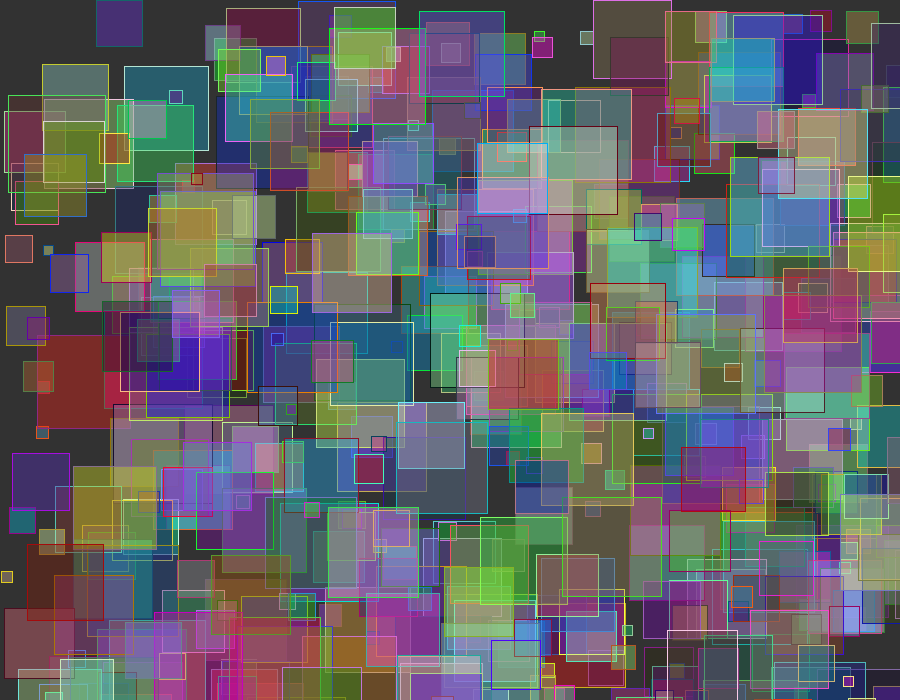
Frame 1 (no input)
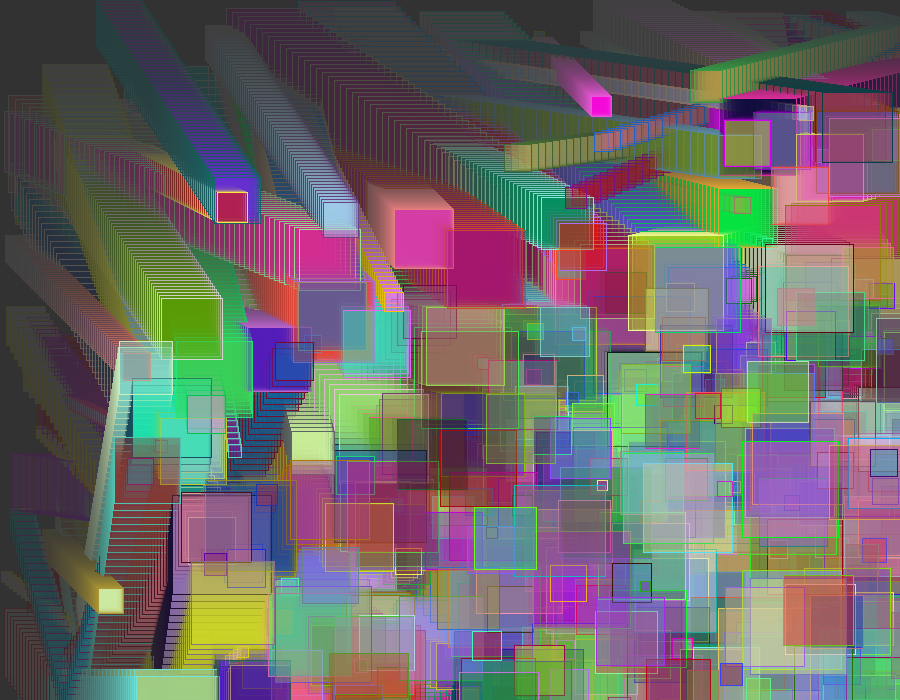
Frame 60 (the mouse pressed at the canvas centre just before this capture)
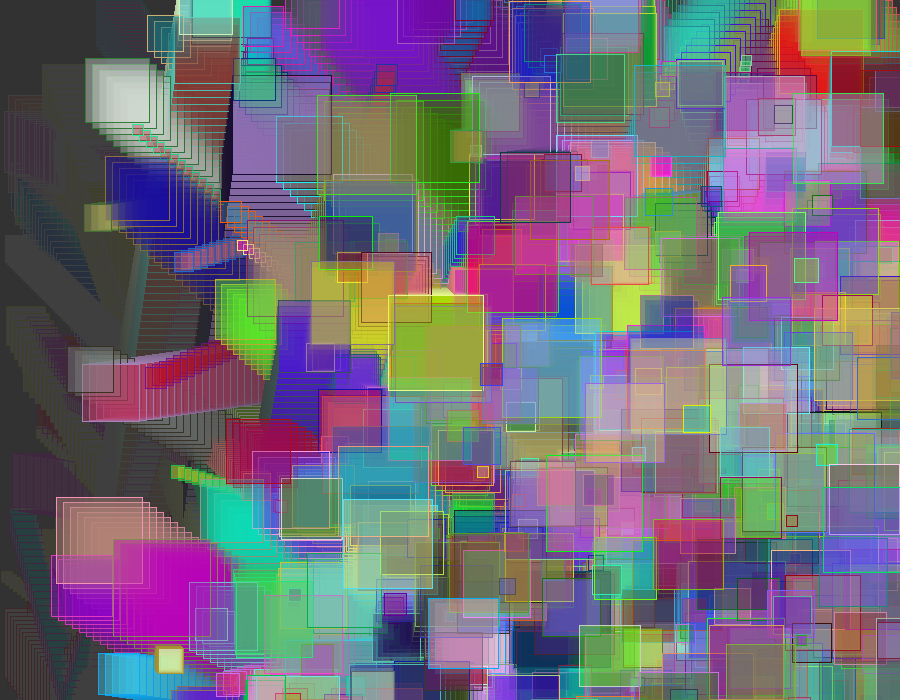
Frame 120 (the mouse held since frame 60 and released just before this capture)

The Processing sketch that drew these frames (run headless with seeded random() and noise(); from frame 60 on, the mouse is pressed at the canvas centre):

// Processing sketch: processing_77077
// ── processing_77077.pde

//Sarah Anderson, seanders
//hw11
//Copywrite Sarah Anderson at CMU 2012

final int max = 500;

//arrays
int [] boxX;
int [] boxY;
int [] boxSize;
int [] xSpeed;
int [] ySpeed;
int [] colors;
int [] strokes;

void setup(){
  size(900,700);
  background(50);
  smooth();
  boxX = new int [max];
  boxY = new int [max];
  boxSize = new int [max];
  xSpeed = new int [max];
  ySpeed = new int [max];
  colors = new int [max];
  strokes = new int [max];
  
  getColor();
  getArray(boxX, 0,width);
  getArray(boxY, 0, height);
  getArray(boxSize, 10, 100);
  getArray(xSpeed, 1, 8);
  getArray(ySpeed, 1, 8);
}

void draw(){
  setupWindow();  
  drawBoxes();
  moveBoxes();
}

void moveBoxes(){
  for (int i=0; i<max; i++){
    boxX[i]+= xSpeed[i];
    if(boxX[i]+ (boxSize[i]/2) > width || boxX[i]+ (boxSize[i]/2) < 0){
      xSpeed[i]= -xSpeed[i];  
    }
    boxY[i]+=ySpeed[i];
    if(boxY[i]+ (boxSize[i]/2) > height || boxY[i]+ (boxSize[i]/2) < 0){
      ySpeed[i]= -ySpeed[i];  
    }
  }  
}

void setupWindow(){
  fill(50,50,50,10);
  noStroke();
  rect(0,0,width,height);  
}

void getArray( int[] anyArray, int low, int high){
  for(int i =0; i< anyArray.length; i++){
    anyArray[i]=int(random(low,high));
  }  
}


void drawBoxes(){
  for(int i =0; i<max; i++){
    fill(colors[i],100);
    stroke(strokes[i]);
    rect(boxX[i],boxY[i],boxSize[i],boxSize[i]);  
  }
}

void getColor(){
  for(int i=0; i<colors.length; i++){
    colors[i] = color(random(255),random(255), random(255)); 
  }   
  for(int i = 0; i<strokes.length; i++){
    strokes[i] = color( random(255), random(255), random(255));  
  }
}
